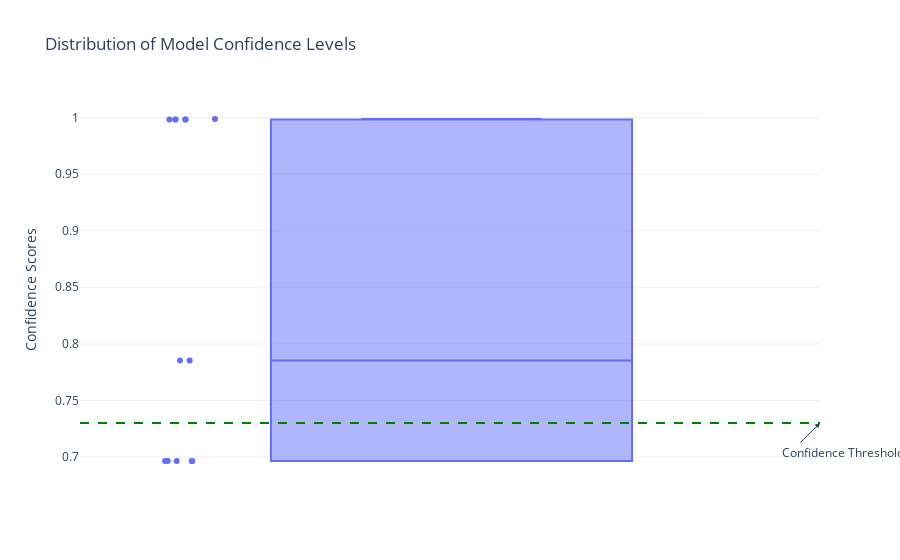
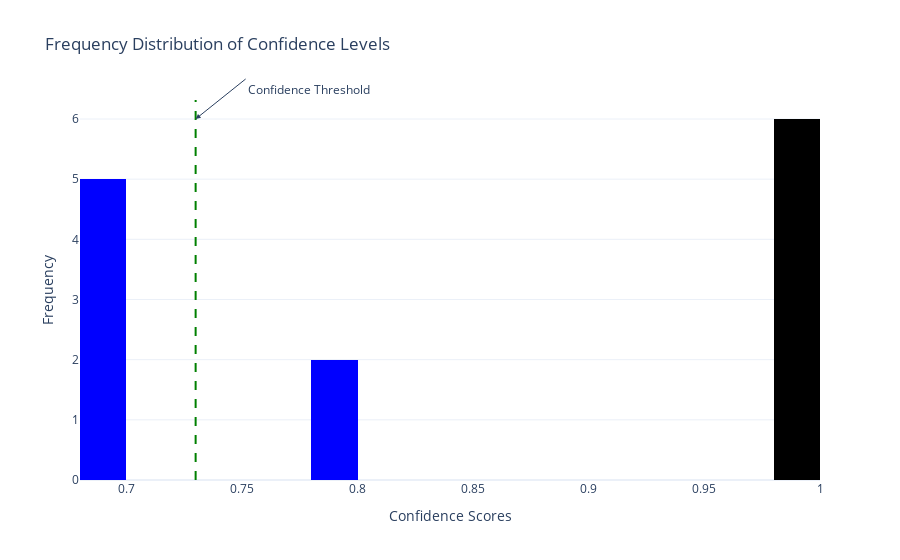

Notebook source saved alongside these figures, in order:
### Markdown cell above
### Todo: build your own visualization

### Code cell
import plotly.express as px
import plotly.graph_objects as go
import pandas as pd

# Threshold value
THRESHOLD = 0.73

# Extract and sort data points
data_points = []
for obj in json_data:
    inference, timestamp = simple_getter(obj)
    data_points.append((timestamp, max(inference)))

# Create a DataFrame for Plotly
df = pd.DataFrame(data_points, columns=['Timestamp', 'Confidence'])
df.sort_values(by='Timestamp', inplace=True)

# Create a box plot to show the distribution of confidence scores
box_fig = px.box(
    df, 
    y="Confidence", 
    points="all", 
    title="Distribution of Model Confidence Levels",
    labels={"Confidence": "Confidence Scores"},
    template="plotly_white"
)

# Add the threshold line
box_fig.add_hline(
    y=THRESHOLD, 
    line_dash="dash", 
    line_color="green",
    annotation_text=f"Threshold: {THRESHOLD}", 
    annotation_position="top left"
)

# Add additional annotations to explain outliers
box_fig.update_layout(
    annotations=[
        dict(
            x=1, y=THRESHOLD, 
            xref="paper", yref="y",
            text="Confidence Threshold",
            showarrow=True,
            arrowhead=2, ax=-40, ay=40
        )
    ]
)

# Show the box plot
box_fig.show()

# Create a histogram to show the frequency distribution of confidence scores
hist_fig = px.histogram(
    df, 
    x="Confidence", 
    nbins=20, 
    title="Frequency Distribution of Confidence Levels",
    labels={"Confidence": "Confidence Scores"},
    color_discrete_sequence=["blue"],
    template="plotly_white"
)

# Highlight values below and above threshold
hist_fig.update_traces(marker_color=df['Confidence'].apply(lambda x: 'red' if x < THRESHOLD else 'blue'))

# Add the threshold line
hist_fig.add_vline(
    x=THRESHOLD, 
    line_dash="dash", 
    line_color="green",
    annotation_text=f"Threshold: {THRESHOLD}", 
    annotation_position="top right"
)

# Add better formatting for axes and titles
hist_fig.update_layout(
    xaxis_title="Confidence Scores",
    yaxis_title="Frequency",
    annotations=[
        dict(
            x=THRESHOLD, y=0.95, 
            xref="x", yref="paper",
            text="Confidence Threshold",
            showarrow=True,
            arrowhead=2, ax=50, ay=-40
        )
    ]
)

# Show the histogram
hist_fig.show()

### Figure 1 — Plotly figure (JSON) as saved in the notebook; plotly's stock layout.template omitted (floating-point values rounded to 4 significant figures)
{"data": [{"alignmentgroup": "True", "boxpoints": "all", "hovertemplate": "Confidence Scores=%{y}<extra></extra>", "legendgroup": "", "marker": {"color": "#636efa"}, "name": "", "notched": false, "offsetgroup": "", "orientation": "v", "showlegend": false, "type": "box", "x0": " ", "xaxis": "x", "y": [0.9988, 0.9982, 0.9982, 0.9982, 0.9982, 0.9982, 0.6965, 0.6965, 0.6965, 0.6965, 0.6965, 0.7854, 0.7854], "y0": " ", "yaxis": "y"}], "layout": {"annotations": [{"arrowhead": 2, "ax": -40, "ay": 40, "showarrow": true, "text": "Confidence Threshold", "x": 1, "xanchor": "left", "xref": "paper", "y": 0.73, "yanchor": "bottom", "yref": "y"}], "autosize": true, "boxmode": "group", "legend": {"tracegroupgap": 0}, "shapes": [{"line": {"color": "green", "dash": "dash"}, "type": "line", "x0": 0, "x1": 1, "xref": "x domain", "y0": 0.73, "y1": 0.73, "yref": "y"}], "title": {"text": "Distribution of Model Confidence Levels"}, "xaxis": {"anchor": "y", "autorange": true, "domain": [0, 1], "range": [-0.5041, 0.5], "type": "category"}, "yaxis": {"anchor": "x", "autorange": true, "domain": [0, 1], "range": [0.6479, 1.017], "title": {"text": "Confidence Scores"}, "type": "linear"}}}

### Figure 2 — Plotly figure (JSON) as saved in the notebook; plotly's stock layout.template omitted (floating-point values rounded to 4 significant figures)
{"data": [{"alignmentgroup": "True", "bingroup": "x", "hovertemplate": "Confidence Scores=%{x}<br>count=%{y}<extra></extra>", "legendgroup": "", "marker": {"color": ["blue", "blue", "blue", "blue", "blue", "blue", "red", "red", "red", "red", "red", "blue", "blue"], "pattern": {"shape": ""}}, "name": "", "nbinsx": 20, "offsetgroup": "", "orientation": "v", "showlegend": false, "type": "histogram", "x": [0.9988, 0.9982, 0.9982, 0.9982, 0.9982, 0.9982, 0.6965, 0.6965, 0.6965, 0.6965, 0.6965, 0.7854, 0.7854], "xaxis": "x", "yaxis": "y"}], "layout": {"annotations": [{"arrowhead": 2, "ax": 50, "ay": -40, "showarrow": true, "text": "Confidence Threshold", "x": 0.73, "xanchor": "left", "xref": "x", "y": 0.95, "yanchor": "top", "yref": "paper"}], "autosize": true, "barmode": "relative", "legend": {"tracegroupgap": 0}, "shapes": [{"line": {"color": "green", "dash": "dash"}, "type": "line", "x0": 0.73, "x1": 0.73, "xref": "x", "y0": 0, "y1": 1, "yref": "y domain"}], "title": {"text": "Frequency Distribution of Confidence Levels"}, "xaxis": {"anchor": "y", "autorange": true, "domain": [0, 1], "range": [0.68, 1], "title": {"text": "Confidence Scores"}, "type": "linear"}, "yaxis": {"anchor": "x", "autorange": true, "domain": [0, 1], "range": [0, 6.316], "title": {"text": "Frequency"}}}}
